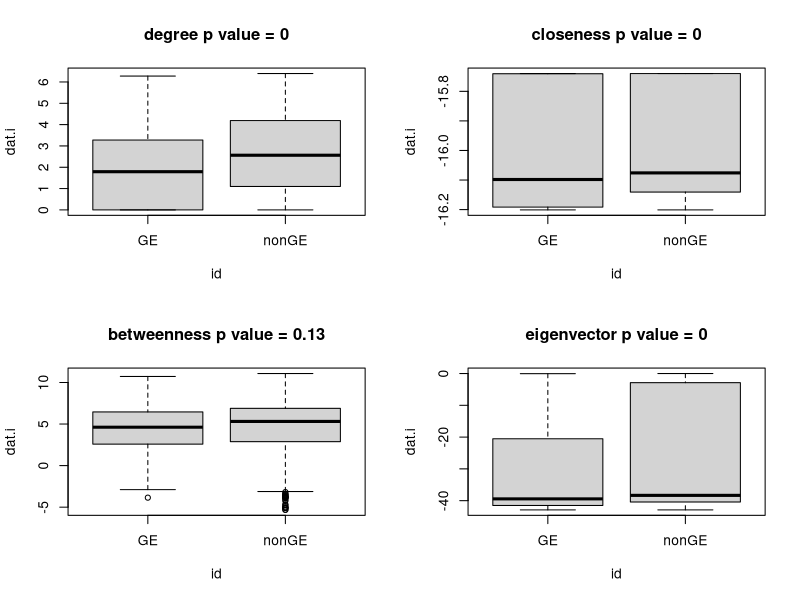

This chart was generated by the following R code:
rm(list=ls())

#libraries
library(igraph)

#data
dat.test<- read.csv("../data/gene_expression_net_feltus_main.csv")

genes <- read.csv("../data//FDR0.1/Drought GxE FDR0.1.csv")

genes <- as.character(genes[,1])

layout(matrix(1:4,ncol=2))
for(i in 2:ncol(dat.test)){
  dat.i <- dat.test[which(is.finite(log(dat.test[,i]))==TRUE),]
  use <- which(dat.i[,1] %in% genes)
  id <- rep('nonGE',nrow(dat.i))
  id[use] <- 'GE'
  dat.i <- log(dat.i[,i])
  obs.i <- abs(mean(dat.i[use])-mean(dat.i[-use]))
  len1 <- c()
  for(j in 1:1000){
    use.j <- sample(1:length(id), length(use), replace=TRUE)
    met.j <- abs(mean(dat.i[use.j])-mean(dat.i[-use.j]))
    len1 <- c(len1,met.j)
  }
  p.i <- round(length(which(len1>obs.i)),4)/j
  boxplot(dat.i~id,main=paste0(colnames(dat.test)[i],' p value = ',p.i))
}